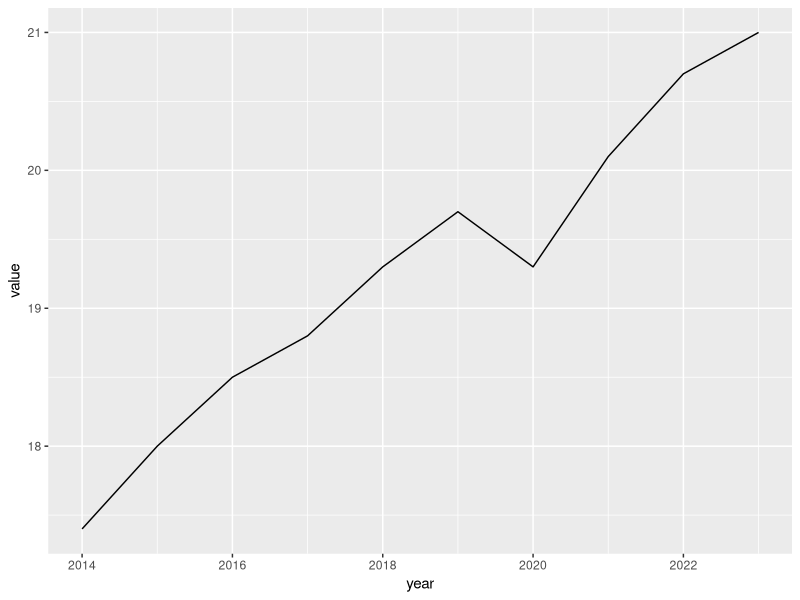
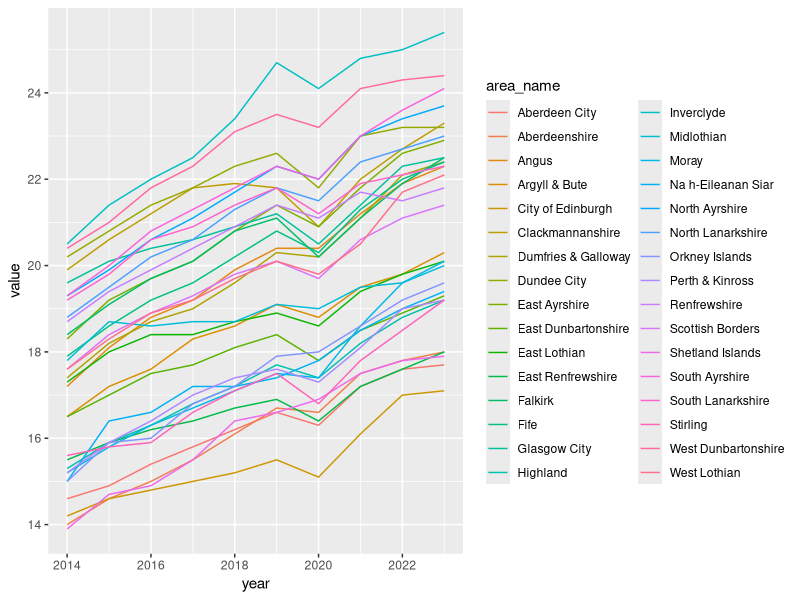

Write the R code that produced these figures, in order.
## ---- chunk 1
library("tidyverse")
## ---- chunk 2
all_data <- read_csv('./data/ScotPHO_Population prescribed drugs for anxiety depression and psychosis_allyears_national_and_council_extract_2025-11-03.csv')
green_space <- read_csv('./data/3rd-state-of-scotlands-greenspace-appendix-6-4.csv')
## ---- chunk 3
national_data <- all_data |> 
    filter(quintile == "Total" & area_type=="Scotland") |> 
    select(c("year", "value"))    

local_authority_data <- all_data |>
    filter(quintile == "Total" & area_type=="Council area") |> 
    select(c("year", "area_name", "value"))
## ---- chunk 4
national_data |> 
    ggplot(aes(x=year, y=value)) +
    geom_path()
## ---- chunk 5
local_authority_data |> 
    ggplot(aes(x=year, y=value, color=area_name)) +
    geom_path()
